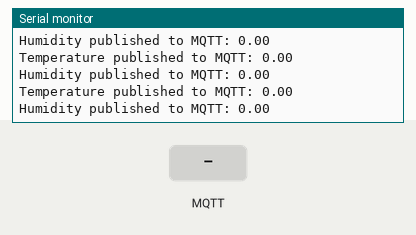
A sketch run on a simulated ESP32. On the bench: the last lines printed to the serial monitor. The test bench sets the inputs (shaded band). WiFi joins after 1.5 s; servers stay silent unless stated; no MQTT or app messages arrive unless stated; the Firebase database answers and starts empty.

Above: at 2.7 s.
2.8 s: MQTT message "5" arrives on the first subscribed topic
At 3.31 s:
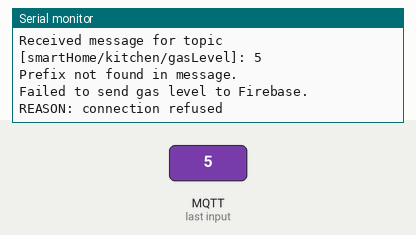
4.6 s: MQTT message "on" arrives on the first subscribed topic
6.2 s: MQTT message "off" arrives on the first subscribed topic
At 6.41 s:
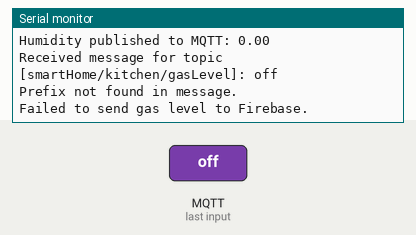
7.9 s: MQTT message "5" arrives on the second subscribed topic
At 8.16 s:
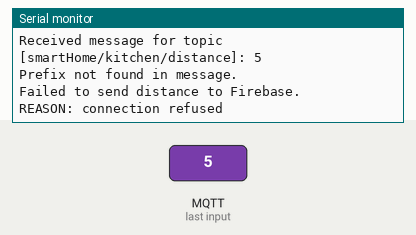
9.5 s: MQTT message "on" arrives on the second subscribed topic
At 9.64 s:
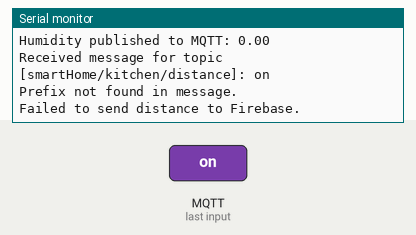
11.1 s: MQTT message "off" arrives on the second subscribed topic
At 11.39 s:
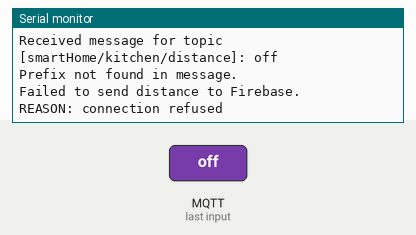

The sketch:

SketchFirebasetomqtt.ino
```cpp
#include <Arduino.h>
#include <WiFi.h>
#include <Firebase_ESP_Client.h>
#include <PubSubClient.h>  // MQTT library

// Provide the token generation process info.
#include "addons/TokenHelper.h"
// Provide the RTDB payload printing info and other helper functions.
#include "addons/RTDBHelper.h"

// Insert your network credentials
#define WIFI_SSID "globalnet"
#define WIFI_PASSWORD "14652404"

// Insert Firebase project API Key
#define API_KEY "AIzaSyBqtESoti_OySo2gkWGppR-Al3pGzGk8cE"

// Insert RTDB URL
#define DATABASE_URL "https://smarthome-d5d33-default-rtdb.firebaseio.com/"

// MQTT Server Information
const char* mqtt_server = "broker.hivemq.com";
WiFiClient espClient;
PubSubClient client(espClient);

// Define Firebase Data object
FirebaseData fbdo;
FirebaseAuth auth;
FirebaseConfig config;

bool signupOK = false;

// Buffer to store incoming MQTT messages
struct MQTTMessage {
  String topic;
  String payload;
};
MQTTMessage mqttMessage;
bool newMessageReceived = false;

// Function to extract integer value from a string
int extractInt(String message, String prefix) {
  int startIndex = message.indexOf(prefix);
  if (startIndex == -1) {
    Serial.println("Prefix not found in message.");
    return -1;  // Return -1 if prefix is not found
  }
  startIndex += prefix.length();
  int endIndex = message.indexOf(" ", startIndex);
  if (endIndex == -1) endIndex = message.length();
  return message.substring(startIndex, endIndex).toInt();
}

// Function to connect to MQTT broker
void connectMQTT() {
  while (!client.connected()) {
    Serial.print("Attempting MQTT connection...");

    // Check WiFi connection
    if (WiFi.status() != WL_CONNECTED) {
      Serial.println("WiFi not connected. Reconnecting...");
      WiFi.begin(WIFI_SSID, WIFI_PASSWORD);
      delay(5000);  // Wait for WiFi to reconnect
      continue;
    }

    // Attempt to connect to the MQTT broker with a unique client ID
    if (client.connect("ESP32Client")) {
      Serial.println("connected");

      // Subscribe to the topics
      const char* topics[] = {
        "smartHome/kitchen/gasLevel",
        "smartHome/kitchen/distance",
        "smartHome/kitchen/alert",
        "smartHome/kitchen/lampStatus"
      };
      for (const char* topic : topics) {
        if (client.subscribe(topic)) {
          Serial.print("Subscribed to ");
          Serial.println(topic);
        } else {
          Serial.print("Failed to subscribe to ");
          Serial.println(topic);
        }
      }
    } else {
      Serial.print("failed, rc=");
      Serial.print(client.state());  // Print the error code if the connection failed
      Serial.println(" Trying again in 2 seconds.");
      delay(2000);  // Retry connection every 2 seconds
    }
  }
}

// Callback function to handle incoming MQTT messages
void mqttCallback(char* topic, byte* payload, unsigned int length) {
  // Store the incoming message in the buffer
  mqttMessage.topic = String(topic);
  mqttMessage.payload = "";
  for (int i = 0; i < length; i++) {
    mqttMessage.payload += (char)payload[i];
  }
  newMessageReceived = true;  // Set the flag to indicate a new message
}

// Function to read data from Firebase and publish to MQTT
void readFromFirebaseAndPublishToMQTT() {
  // Read temperature from Firebase
  if (Firebase.RTDB.getFloat(&fbdo, "/smartHome/room/temperature")) {
    float temperature = fbdo.floatData();
    String payload = String(temperature);
    if (client.publish("smartHome/room/temperature", payload.c_str())) {
      Serial.println("Temperature published to MQTT: " + payload);
    } else {
      Serial.println("Failed to publish temperature to MQTT.");
    }
  } else {
    Serial.println("Failed to read temperature from Firebase.");
    Serial.println("REASON: " + fbdo.errorReason());
  }

  // Read humidity from Firebase
  if (Firebase.RTDB.getFloat(&fbdo, "/smartHome/room/humidite")) {
    float humidity = fbdo.floatData();
    String payload = String(humidity);
    if (client.publish("smartHome/room/humidite", payload.c_str())) {
      Serial.println("Humidity published to MQTT: " + payload);
    } else {
      Serial.println("Failed to publish humidity to MQTT.");
    }
  } else {
    Serial.println("Failed to read humidity from Firebase.");
    Serial.println("REASON: " + fbdo.errorReason());
  }
}

void setup() {
  Serial.begin(115200);

  // Connect to Wi-Fi
  Serial.print("Connecting to Wi-Fi...");
  WiFi.begin(WIFI_SSID, WIFI_PASSWORD);
  while (WiFi.status() != WL_CONNECTED) {
    Serial.print(".");
    delay(300);
  }
  Serial.println();
  Serial.print("Connected to Wi-Fi. IP: ");
  Serial.println(WiFi.localIP());

  // Firebase Setup
  config.api_key = API_KEY;
  config.database_url = DATABASE_URL;

  // Sign Up to Firebase
  Serial.print("Signing up to Firebase...");
  if (Firebase.signUp(&config, &auth, "", "")) {
    Serial.println("Firebase SignUp Successful");
    signupOK = true;
  } else {
    Serial.printf("SignUp failed: %s\n", config.signer.signupError.message.c_str());
  }

  Firebase.begin(&config, &auth);
  Firebase.reconnectWiFi(true);

  // MQTT Setup
  client.setServer(mqtt_server, 1883);
  client.setCallback(mqttCallback);  // Set the callback function to handle incoming messages

  // Connect to MQTT
  connectMQTT();
}

void loop() {
  // Reconnect to WiFi if disconnected
  if (WiFi.status() != WL_CONNECTED) {
    Serial.println("WiFi disconnected. Reconnecting...");
    WiFi.begin(WIFI_SSID, WIFI_PASSWORD);
    delay(5000);
  }

  // Reconnect to MQTT if disconnected
  if (!client.connected()) {
    connectMQTT();
  }

  // Keep listening for incoming MQTT messages
  client.loop();

  // Process new MQTT messages
  if (newMessageReceived) {
    newMessageReceived = false;  // Reset the flag

    Serial.print("Received message for topic [");
    Serial.print(mqttMessage.topic);
    Serial.print("]: ");
    Serial.println(mqttMessage.payload);

    // Extract and send data to Firebase based on the topic
    if (mqttMessage.topic == "smartHome/kitchen/gasLevel") {
      int gasLevel = extractInt(mqttMessage.payload, "Niveau de gaz: ");
      if (gasLevel != -1 && Firebase.RTDB.setInt(&fbdo, "smartHome/kitchen/gasLevel", gasLevel)) {
        Serial.println("Gas level sent to Firebase.");
      } else {
        Serial.println("Failed to send gas level to Firebase.");
        Serial.println("REASON: " + fbdo.errorReason());
      }
    } else if (mqttMessage.topic == "smartHome/kitchen/distance") {
      int distance = extractInt(mqttMessage.payload, "Distance: ");
      if (distance != -1 && Firebase.RTDB.setInt(&fbdo, "smartHome/kitchen/distance", distance)) {
        Serial.println("Distance sent to Firebase.");
      } else {
        Serial.println("Failed to send distance to Firebase.");
        Serial.println("REASON: " + fbdo.errorReason());
      }
    } else if (mqttMessage.topic == "smartHome/kitchen/alert") {
      if (Firebase.RTDB.setString(&fbdo, "smartHome/kitchen/alert", mqttMessage.payload)) {
        Serial.println("Alert sent to Firebase.");
      } else {
        Serial.println("Failed to send alert to Firebase.");
        Serial.println("REASON: " + fbdo.errorReason());
      }
    } else if (mqttMessage.topic == "smartHome/kitchen/lampStatus") {
      if (Firebase.RTDB.setString(&fbdo, "smartHome/kitchen/lampStatus", mqttMessage.payload)) {
        Serial.println("Lamp status sent to Firebase.");
      } else {
        Serial.println("Failed to send lamp status to Firebase.");
        Serial.println("REASON: " + fbdo.errorReason());
      }
    }
  }

  // Read data from Firebase and publish to MQTT
  readFromFirebaseAndPublishToMQTT();

  // Optional: Add a small delay to reduce CPU usage
  delay(100);
}
```

Measured:
- after the input at 2.8 s, the serial monitor: prints a new line after 0.38 s (image 1)
- after the input at 6.2 s, the serial monitor: prints a new line after 0.21 s (image 2)
- after the input at 7.9 s, the serial monitor: prints a new line after 0.12 s (image 3)
- after the input at 9.5 s, the serial monitor: prints a new line after 0.14 s (image 4)
- after the input at 11.1 s, the serial monitor: prints a new line after 0.15 s (image 5)
